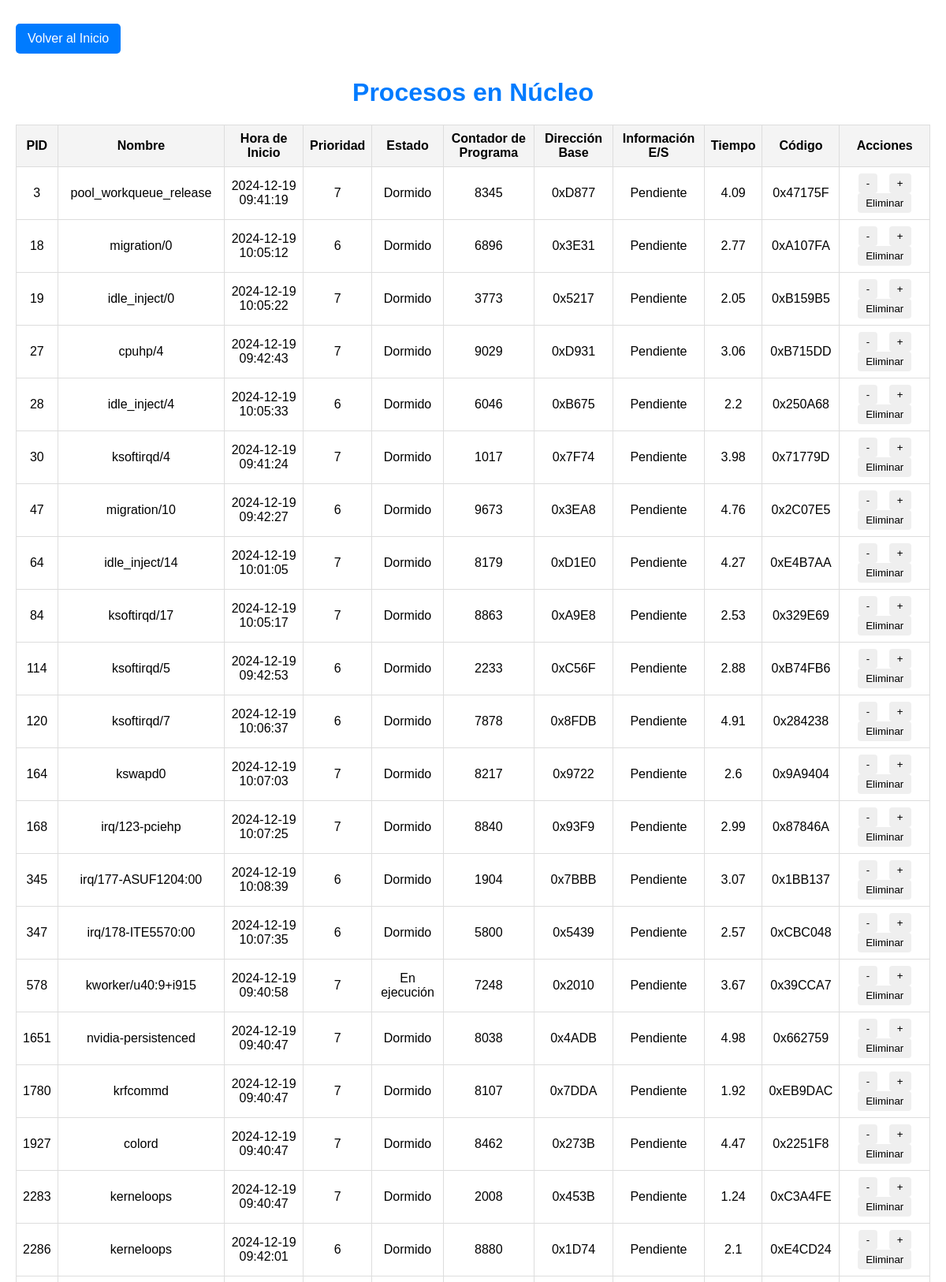
The app's page /nucleo/2 (upper part) with its own data.
### app.py (models this page shows, shortened)
class Proceso(db.Model):
    id = db.Column(db.Integer, primary_key=True)
    nombre = db.Column(db.String(50), nullable=False)
    prioridad = db.Column(db.Integer, nullable=False)
    hora_inicio = db.Column(db.String(50), nullable=False)
    tiempo_restante = db.Column(db.Integer, nullable=False)
    cpu_asignado = db.Column(db.Integer, nullable=True)
    estado = db.Column(db.String(50), default="En ejecución")
    contador_programa = db.Column(db.Integer, default=0)
    direccion_base = db.Column(db.Integer, default=0x1000)
    info_entrada_salida = db.Column(db.String(50), default="Pendiente")
    tiempo = db.Column(db.Float, default=3.5)
    codigo = db.Column(db.String(50), default="0xABC123")

### app.py (the view)
@app.route('/nucleo/<int:cpu_id>')
def ver_nucleo(cpu_id):
    session = SessionFactory()
    try:
        procesos = session.query(Proceso).filter_by(cpu_asignado=cpu_id).all()
    finally:
        session.close()
    return render_template('nucleo.html', cpu_id=cpu_id, procesos=procesos)

### templates/nucleo.html (shortened to what this page needs)
<!DOCTYPE html>
<html lang="es">
<head>
</head>
<body>
    <a href="/" class="back-button">Volver al Inicio</a>
    <h1>Procesos en Núcleo {{ nucleo_id }}</h1>
    <table>
        <thead>
            <tr>
                <th>PID</th>
                <th>Nombre</th>
                <th>Hora de Inicio</th>
                <th>Prioridad</th>
                <th>Estado</th>
                <th>Contador de Programa</th>
                <th>Dirección Base</th>
                <th>Información E/S</th>
                <th>Tiempo</th>
                <th>Código</th>
                <th>Acciones</th>
            </tr>
        </thead>
        <tbody>
            {% for proceso in procesos %}
            <tr id="fila-{{ proceso.id }}">
                <td>{{ proceso.id }}</td>
                <td>{{ proceso.nombre or "Proceso Desconocido" }}</td>
                <td>{{ proceso.hora_inicio or "N/A" }}</td>
                <td>{{ proceso.prioridad or "N/A" }}</td>
                <td>{{ proceso.estado or "Desconocido" }}</td>
                <td>{{ proceso.contador_programa or "N/A" }}</td>
                <td>{{ proceso.direccion_base or "N/A" }}</td>
                <td>{{ proceso.info_entrada_salida or "N/A" }}</td>
                <td>{{ proceso.tiempo or "N/A" }}</td>
                <td>{{ proceso.codigo or "N/A" }}</td>
                <td>
                    <button onclick="cambiarPrioridad({{ proceso.id }}, -1)">-</button>
                    <button onclick="cambiarPrioridad({{ proceso.id }}, 1)">+</button>
                    <button onclick="eliminarProceso({{ proceso.id }})">Eliminar</button>
                </td>
            </tr>
            {% endfor %}
        </tbody>
    </table>
</body>
</html>

### templates/nucleo.html (style rules this page uses)
body { font-family: Arial, sans-serif; margin: 20px; }
h1 { text-align: center; color: #007BFF; }
table { width: 100%; border-collapse: collapse; margin: 20px 0; }
th, td { border: 1px solid #ddd; padding: 8px; text-align: center; }
th { background-color: #f4f4f4; }
button { padding: 5px 10px; margin: 0 5px; border: none; border-radius: 4px; cursor: pointer; }
.back-button { display: inline-block; margin: 10px 0; padding: 10px 15px; background-color: #007BFF; color: white; text-decoration: none; border-radius: 5px; cursor: pointer; }

### records on screen
Proceso: id "3", nombre "pool_workqueue_release", hora_inicio "2024-12-19 09:41:19", prioridad "7", estado "Dormido", contador_programa "8345", direccion_base "0xD877", info_entrada_salida "Pendiente", tiempo "4.09", codigo "0x47175F"
Proceso: id "18", nombre "migration/0", hora_inicio "2024-12-19 10:05:12", prioridad "6", estado "Dormido", contador_programa "6896", direccion_base "0x3E31", info_entrada_salida "Pendiente", tiempo "2.77", codigo "0xA107FA"
Proceso: id "19", nombre "idle_inject/0", hora_inicio "2024-12-19 10:05:22", prioridad "7", estado "Dormido", contador_programa "3773", direccion_base "0x5217", info_entrada_salida "Pendiente", tiempo "2.05", codigo "0xB159B5"
Proceso: id "27", nombre "cpuhp/4", hora_inicio "2024-12-19 09:42:43", prioridad "7", estado "Dormido", contador_programa "9029", direccion_base "0xD931", info_entrada_salida "Pendiente", tiempo "3.06", codigo "0xB715DD"
Proceso: id "28", nombre "idle_inject/4", hora_inicio "2024-12-19 10:05:33", prioridad "6", estado "Dormido", contador_programa "6046", direccion_base "0xB675", info_entrada_salida "Pendiente", tiempo "2.2", codigo "0x250A68"
Proceso: id "30", nombre "ksoftirqd/4", hora_inicio "2024-12-19 09:41:24", prioridad "7", estado "Dormido", contador_programa "1017", direccion_base "0x7F74", info_entrada_salida "Pendiente", tiempo "3.98", codigo "0x71779D"
Proceso: id "47", nombre "migration/10", hora_inicio "2024-12-19 09:42:27", prioridad "6", estado "Dormido", contador_programa "9673", direccion_base "0x3EA8", info_entrada_salida "Pendiente", tiempo "4.76", codigo "0x2C07E5"
Proceso: id "64", nombre "idle_inject/14", hora_inicio "2024-12-19 10:01:05", prioridad "7", estado "Dormido", contador_programa "8179", direccion_base "0xD1E0", info_entrada_salida "Pendiente", tiempo "4.27", codigo "0xE4B7AA"
Proceso: id "84", nombre "ksoftirqd/17", hora_inicio "2024-12-19 10:05:17", prioridad "7", estado "Dormido", contador_programa "8863", direccion_base "0xA9E8", info_entrada_salida "Pendiente", tiempo "2.53", codigo "0x329E69"
Proceso: id "114", nombre "ksoftirqd/5", hora_inicio "2024-12-19 09:42:53", prioridad "6", estado "Dormido", contador_programa "2233", direccion_base "0xC56F", info_entrada_salida "Pendiente", tiempo "2.88", codigo "0xB74FB6"
Proceso: id "120", nombre "ksoftirqd/7", hora_inicio "2024-12-19 10:06:37", prioridad "6", estado "Dormido", contador_programa "7878", direccion_base "0x8FDB", info_entrada_salida "Pendiente", tiempo "4.91", codigo "0x284238"
Proceso: id "164", nombre "kswapd0", hora_inicio "2024-12-19 10:07:03", prioridad "7", estado "Dormido", contador_programa "8217", direccion_base "0x9722", info_entrada_salida "Pendiente", tiempo "2.6", codigo "0x9A9404"
Proceso: id "168", nombre "irq/123-pciehp", hora_inicio "2024-12-19 10:07:25", prioridad "7", estado "Dormido", contador_programa "8840", direccion_base "0x93F9", info_entrada_salida "Pendiente", tiempo "2.99", codigo "0x87846A"
Proceso: id "345", nombre "irq/177-ASUF1204:00", hora_inicio "2024-12-19 10:08:39", prioridad "6", estado "Dormido", contador_programa "1904", direccion_base "0x7BBB", info_entrada_salida "Pendiente", tiempo "3.07", codigo "0x1BB137"
Proceso: id "347", nombre "irq/178-ITE5570:00", hora_inicio "2024-12-19 10:07:35", prioridad "6", estado "Dormido", contador_programa "5800", direccion_base "0x5439", info_entrada_salida "Pendiente", tiempo "2.57", codigo "0xCBC048"
Proceso: id "578", nombre "kworker/u40:9+i915", hora_inicio "2024-12-19 09:40:58", prioridad "7", estado "En ejecución", contador_programa "7248", direccion_base "0x2010", info_entrada_salida "Pendiente", tiempo "3.67", codigo "0x39CCA7"
Proceso: id "1651", nombre "nvidia-persistenced", hora_inicio "2024-12-19 09:40:47", prioridad "7", estado "Dormido", contador_programa "8038", direccion_base "0x4ADB", info_entrada_salida "Pendiente", tiempo "4.98", codigo "0x662759"
Proceso: id "1780", nombre "krfcommd", hora_inicio "2024-12-19 09:40:47", prioridad "7", estado "Dormido", contador_programa "8107", direccion_base "0x7DDA", info_entrada_salida "Pendiente", tiempo "1.92", codigo "0xEB9DAC"
Proceso: id "1927", nombre "colord", hora_inicio "2024-12-19 09:40:47", prioridad "7", estado "Dormido", contador_programa "8462", direccion_base "0x273B", info_entrada_salida "Pendiente", tiempo "4.47", codigo "0x2251F8"
Proceso: id "2283", nombre "kerneloops", hora_inicio "2024-12-19 09:40:47", prioridad "7", estado "Dormido", contador_programa "2008", direccion_base "0x453B", info_entrada_salida "Pendiente", tiempo "1.24", codigo "0xC3A4FE"
Proceso: id "2286", nombre "kerneloops", hora_inicio "2024-12-19 09:42:01", prioridad "6", estado "Dormido", contador_programa "8880", direccion_base "0x1D74", info_entrada_salida "Pendiente", tiempo "2.1", codigo "0xE4CD24"
